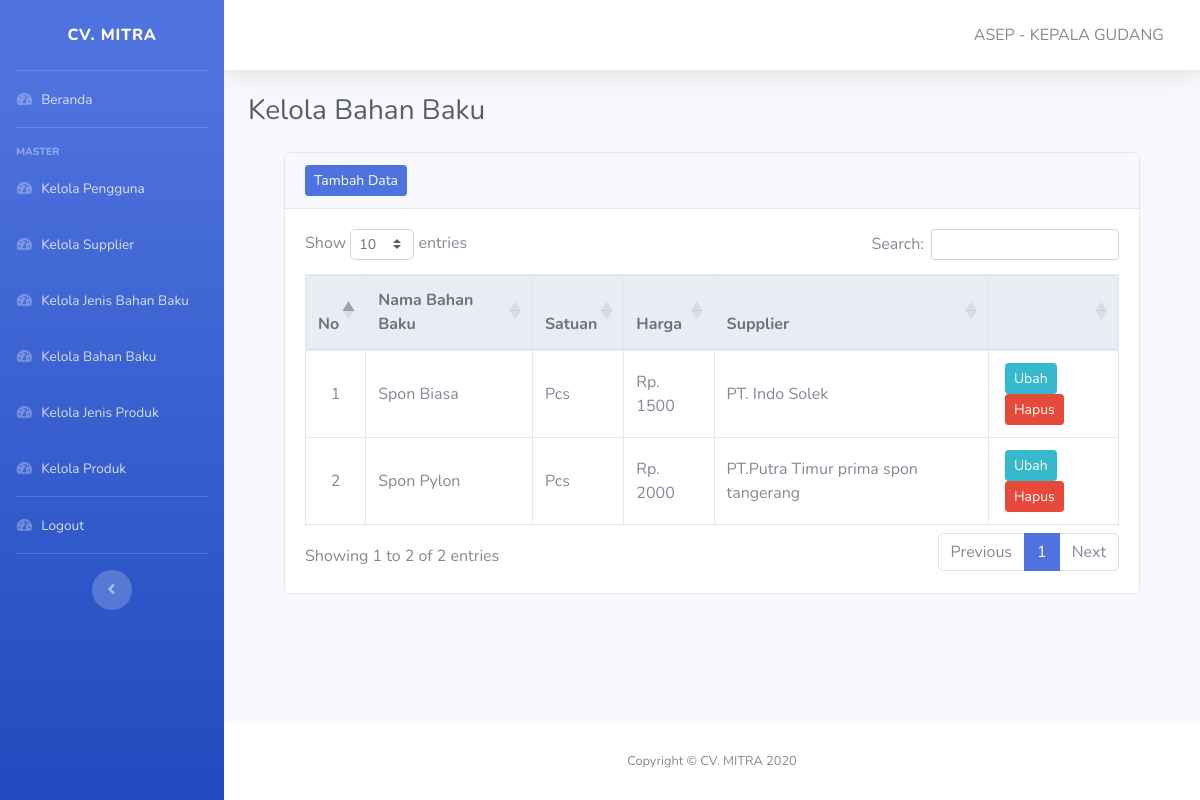
Screenshot of /pages/admin/kelola-bahanbaku.php (signed in) with the database file from the repository.
### tables this page shows
CREATE TABLE IF NOT EXISTS `bahanbaku` (
  `id_bahanbaku` int(11) NOT NULL AUTO_INCREMENT,
  `nama_bahanbaku` varchar(20) NOT NULL,
  `satuan_bahanbaku` varchar(10) NOT NULL,
  `harga` varchar(20) NOT NULL,
  `id_supplier` int(11) NOT NULL,
  PRIMARY KEY (`id_bahanbaku`),
  KEY `id_supplier` (`id_supplier`),
  CONSTRAINT `bahanbaku_ibfk_2` FOREIGN KEY (`id_supplier`) REFERENCES `supplier` (`id_supplier`)
);

CREATE TABLE IF NOT EXISTS `supplier` (
  `id_supplier` int(11) NOT NULL AUTO_INCREMENT,
  `nama_supplier` varchar(40) NOT NULL,
  `alamat_supplier` varchar(50) NOT NULL,
  `no_telp` varchar(50) NOT NULL DEFAULT '',
  `email` text NOT NULL,
  PRIMARY KEY (`id_supplier`)
);

### pages/admin/kelola-bahanbaku.php (the view, shortened to what this page needs)
<!DOCTYPE html>
<html lang="en">
<head>
    <?php include '../../layout/header.php' ?>
</head>
<body id="page-top">
    <div id="wrapper">
        <?php include '../../layout/sidebar-admin.php' ?>
        <div id="content-wrapper" class="d-flex flex-column">
            <div id="content">
                <?php include '../../layout/topbar.php' ?>
                <div class="container-fluid">
                    <div class="d-sm-flex align-items-center justify-content-between mb-4">
                        <h1 class="h3 mb-0 text-gray-800">Kelola Bahan Baku</h1>
                    </div>
                    <div class="container row-12">
                        <div class="col">
                            <div class="card mb-5">
                                <div class="card-header">
                                    <div class="nav-item">
                                        <a href="tambah-bahanbaku.php" class="btn btn-sm btn-primary">Tambah Data</a>
                                    </div>
                                </div>
                                <div class="card-body">
                                    <table class="table table-responsive-lg table-hover table-bordered" id="Table">
                                        <thead class="thead-light text-center">
                                            <tr>
                                                <th width=6%>No</th>
                                                <th>Nama Bahan Baku</th>
                                                <th>Satuan</th>
                                                <th>Harga</th>
                                                <th>Supplier</th>
                                                <th width=16%></th>
                                            </tr>
                                        </thead>
                                        <tbody>
                                            <?php
                                            include "../../koneksi.php";
                                            $no = 1;
                                            $data = mysqli_query($koneksi, "SELECT b.id_bahanbaku,b.nama_bahanbaku, b.satuan_bahanbaku,b.harga,s.nama_supplier FROM bahanbaku b JOIN supplier s WHERE b.id_supplier = s.id_supplier");
                                            if (mysqli_num_rows($data) == 0) {
                                                ?>
                                                <tr>
                                                    <td colspan="7" class="text-center font-weight-bold">Data Kosong</td>
                                                </tr>
                                                <?php
                                                } else {
                                                    while ($item = mysqli_fetch_array($data)) {
                                                        ?>
                                                    <tr>
                                                        <td class="text-center align-middle"><?php echo $no++; ?></td>
                                                        <td class="align-middle"><?php echo $item['nama_bahanbaku']; ?></td>
                                                        <td class="align-middle"><?php echo $item['satuan_bahanbaku']; ?></td>
                                                        <td class="align-middle">Rp. <?php echo $item['harga']; ?></td>
                                                        <td class="align-middle"><?php echo $item['nama_supplier']; ?></td>
                                                        <td class="text-center">
                                                            <a href="ubah-bahanbaku.php?id=<?php echo $item['id_bahanbaku'] ?>" class="btn btn-info btn-sm mx-1 float-left">Ubah</a>
                                                            <form action="hapus-bahanbaku.php?id=<?php echo $item['id_bahanbaku'] ?>" method="post">
                                                                <button type="submit" class="btn btn-danger btn-sm mx-1 float-left">Hapus</button>
                                                            </form>
                                                        </td>
                                                    </tr>
                                            <?php
                                                }
                                            }
                                            ?>
                                        </tbody>
                                    </table>
                                </div>
                            </div>
                        </div>
                    </div>
                </div>
            </div>
            <?php include '../../layout/footer.php' ?>
        </div>
    </div>
</body>
</html>

### rows the page displays
bahanbaku: nama_bahanbaku "Spon Biasa", satuan_bahanbaku "Pcs", harga "1500", id_supplier.nama_supplier "PT. Indo Solek"
bahanbaku: nama_bahanbaku "Spon Pylon", satuan_bahanbaku "Pcs", harga "2000", id_supplier.nama_supplier "PT.Putra Timur prima spon tangerang"

### other values shown
$_SESSION['nama'] "ASEP"
$_SESSION['jabatan'] "KEPALA GUDANG"
